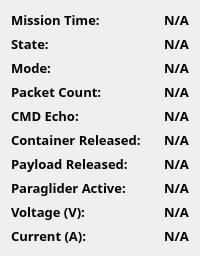
         <widget class="QWidget" name="telemetry_container_1" native="true">
          <property name="sizePolicy">
           <sizepolicy hsizetype="Expanding" vsizetype="Expanding">
            <horstretch>1</horstretch>
            <verstretch>1</verstretch>
           </sizepolicy>
          </property>
          <property name="styleSheet">
           <string notr="true"/>
          </property>
          <layout class="QGridLayout" name="gridLayout_10">
           <item row="0" column="0">
            <layout class="QVBoxLayout" name="simulation_panel_2" stretch="1">
             <property name="sizeConstraint">
              <enum>QLayout::SetMinimumSize</enum>
             </property>
             <item>
              <layout class="QHBoxLayout" name="horizontalLayout_12" stretch="1,0">
               <item>
                <layout class="QVBoxLayout" name="verticalLayout_19">
                 <item>
                  <widget class="QLabel" name="mission_time_2">
                   <property name="sizePolicy">
                    <sizepolicy hsizetype="Preferred" vsizetype="Preferred">
                     <horstretch>0</horstretch>
                     <verstretch>0</verstretch>
                    </sizepolicy>
                   </property>
                   <property name="font">
                    <font>
                     <family>Sans Serif Collection</family>
                     <pointsize>10</pointsize>
                     <weight>75</weight>
                     <bold>true</bold>
                    </font>
                   </property>
                   <property name="styleSheet">
                    <string notr="true"/>
                   </property>
                   <property name="text">
                    <string>Mission Time:</string>
                   </property>
                  </widget>
                 </item>
                 <item>
                  <widget class="QLabel" name="state">
                   <property name="font">
                    <font>
                     <family>Sans Serif Collection</family>
                     <pointsize>10</pointsize>
                     <weight>75</weight>
                     <bold>true</bold>
                    </font>
                   </property>
                   <property name="styleSheet">
                    <string notr="true">border: none;</string>
                   </property>
                   <property name="text">
                    <string>State:</string>
                   </property>
                  </widget>
                 </item>
                 <item>
                  <widget class="QLabel" name="mode">
                   <property name="font">
                    <font>
                     <family>Sans Serif Collection</family>
                     <pointsize>10</pointsize>
                     <weight>75</weight>
                     <bold>true</bold>
                    </font>
                   </property>
                   <property name="styleSheet">
                    <string notr="true">border: none;</string>
                   </property>
                   <property name="text">
                    <string>Mode:</string>
                   </property>
                  </widget>
                 </item>
                 <item>
                  <widget class="QLabel" name="packet_count_2">
                   <property name="font">
                    <font>
                     <family>Sans Serif Collection</family>
                     <pointsize>10</pointsize>
                     <weight>75</weight>
                     <bold>true</bold>
                    </font>
                   </property>
                   <property name="styleSheet">
                    <string notr="true">border: none;</string>
                   </property>
                   <property name="text">
                    <string>Packet Count:</string>
                   </property>
                  </widget>
                 </item>
                 <item>
                  <widget class="QLabel" name="cmd_echo_2">
                   <property name="font">
                    <font>
                     <family>Sans Serif Collection</family>
                     <pointsize>10</pointsize>
                     <weight>75</weight>
                     <bold>true</bold>
                    </font>
                   </property>
                   <property name="styleSheet">
                    <string notr="true">border: none;</string>
                   </property>
                   <property name="text">
                    <string>CMD Echo:</string>
                   </property>
                  </widget>
                 </item>
                 <item>
                  <widget class="QLabel" name="container_released">
                   <property name="font">
                    <font>
                     <family>Sans Serif Collection</family>
                     <pointsize>10</pointsize>
                     <weight>75</weight>
                     <bold>true</bold>
                    </font>
                   </property>
                   <property name="styleSheet">
                    <string notr="true">font-weight: bold;</string>
                   </property>
                   <property name="text">
                    <string>Container Released:</string>
                   </property>
                  </widget>
                 </item>
                 <item>
                  <widget class="QLabel" name="payload_released">
                   <property name="font">
                    <font>
                     <family>Sans Serif Collection</family>
                     <pointsize>10</pointsize>
                     <weight>75</weight>
                     <bold>true</bold>
                    </font>
                   </property>
                   <property name="styleSheet">
                    <string notr="true">font-weight: bold;</string>
                   </property>
                   <property name="text">
                    <string>Payload Released:</string>
                   </property>
                  </widget>
                 </item>
                 <item>
                  <widget class="QLabel" name="paraglider_active">
                   <property name="font">
                    <font>
                     <family>Sans Serif Collection</family>
                     <pointsize>10</pointsize>
                     <weight>75</weight>
                     <bold>true</bold>
                    </font>
                   </property>
                   <property name="styleSheet">
                    <string notr="true">font-weight: bold;</string>
                   </property>
                   <property name="text">
                    <string>Paraglider Active:</string>
                   </property>
                   <property name="textFormat">
                    <enum>Qt::AutoText</enum>
                   </property>
                   <property name="scaledContents">
                    <bool>false</bool>
                   </property>
                  </widget>
                 </item>
                 <item>
                  <widget class="QLabel" name="volt_label">
                   <property name="font">
                    <font>
                     <family>Sans Serif Collection</family>
                     <pointsize>10</pointsize>
                     <weight>75</weight>
                     <bold>true</bold>
                    </font>
                   </property>
                   <property name="styleSheet">
                    <string notr="true">border: none;</string>
                   </property>
                   <property name="text">
                    <string>Voltage (V):</string>
                   </property>
                  </widget>
                 </item>
                 <item>
                  <widget class="QLabel" name="current_label">
                   <property name="font">
                    <font>
                     <family>Sans Serif Collection</family>
                     <pointsize>10</pointsize>
                     <weight>75</weight>
                     <bold>true</bold>
                    </font>
                   </property>
                   <property name="text">
                    <string>Current (A):</string>
                   </property>
                  </widget>
                 </item>
                </layout>
               </item>
               <item>
                <layout class="QVBoxLayout" name="state_fields_2">
                 <item>
                  <widget class="QLabel" name="MISSION_TIME">
                   <property name="font">
                    <font>
                     <family>Sans Serif Collection</family>
                     <pointsize>10</pointsize>
                     <weight>75</weight>
                     <bold>true</bold>
                    </font>
                   </property>
                   <property name="text">
                    <string>N/A</string>
                   </property>
                  </widget>
                 </item>
                 <item>
                  <widget class="QLabel" name="STATE">
                   <property name="font">
                    <font>
                     <family>Sans Serif Collection</family>
                     <pointsize>10</pointsize>
                     <weight>75</weight>
                     <bold>true</bold>
                    </font>
                   </property>
                   <property name="text">
                    <string>N/A</string>
                   </property>
                  </widget>
                 </item>
                 <item>
                  <widget class="QLabel" name="MODE">
                   <property name="font">
                    <font>
                     <family>Sans Serif Collection</family>
                     <pointsize>10</pointsize>
                     <weight>75</weight>
                     <bold>true</bold>
                    </font>
                   </property>
                   <property name="text">
                    <string>N/A</string>
                   </property>
                  </widget>
                 </item>
                 <item>
                  <widget class="QLabel" name="PACKET_COUNT">
                   <property name="font">
                    <font>
                     <family>Sans Serif Collection</family>
                     <pointsize>10</pointsize>
                     <weight>75</weight>
                     <bold>true</bold>
                    </font>
                   </property>
                   <property name="text">
                    <string>N/A</string>
                   </property>
                  </widget>
                 </item>
                 <item>
                  <widget class="QLabel" name="CMD_ECHO">
                   <property name="font">
                    <font>
                     <family>Sans Serif Collection</family>
                     <pointsize>10</pointsize>
                     <weight>75</weight>
                     <bold>true</bold>
                    </font>
                   </property>
                   <property name="text">
                    <string>N/A</string>
                   </property>
                  </widget>
                 </item>
                 <item>
                  <widget class="QLabel" name="CONTAINER_RELEASED">
                   <property name="font">
                    <font>
                     <family>Sans Serif Collection</family>
                     <pointsize>10</pointsize>
                     <weight>75</weight>
                     <bold>true</bold>
                    </font>
                   </property>
                   <property name="styleSheet">
                    <string notr="true">font-weight: bold;</string>
                   </property>
                   <property name="text">
                    <string>N/A</string>
                   </property>
                  </widget>
                 </item>
                 <item>
                  <widget class="QLabel" name="PAYLOAD_RELEASED">
                   <property name="font">
                    <font>
                     <family>Sans Serif Collection</family>
                     <pointsize>10</pointsize>
                     <weight>75</weight>
                     <bold>true</bold>
                    </font>
                   </property>
                   <property name="styleSheet">
                    <string notr="true">font-weight: bold;</string>
                   </property>
                   <property name="text">
                    <string>N/A</string>
                   </property>
                  </widget>
                 </item>
                 <item>
                  <widget class="QLabel" name="PARAGLIDER_ACTIVE">
                   <property name="font">
                    <font>
                     <family>Sans Serif Collection</family>
                     <pointsize>10</pointsize>
                     <weight>75</weight>
                     <bold>true</bold>
                    </font>
                   </property>
                   <property name="styleSheet">
                    <string notr="true">font-weight: bold;</string>
                   </property>
                   <property name="text">
                    <string>N/A</string>
                   </property>
                  </widget>
                 </item>
                 <item>
                  <widget class="QLabel" name="CURRENT">
                   <property name="font">
                    <font>
                     <family>Sans Serif Collection</family>
                     <pointsize>10</pointsize>
                     <weight>75</weight>
                     <bold>true</bold>
                    </font>
                   </property>
                   <property name="text">
                    <string>N/A</string>
                   </property>
                  </widget>
                 </item>
                 <item>
                  <widget class="QLabel" name="VOLTAGE">
                   <property name="font">
                    <font>
                     <family>Sans Serif Collection</family>
                     <pointsize>10</pointsize>
                     <weight>75</weight>
                     <bold>true</bold>
                    </font>
                   </property>
                   <property name="text">
                    <string>N/A</string>
                   </property>
                  </widget>
                 </item>
                </layout>
               </item>
              </layout>
             </item>
            </layout>
           </item>
          </layout>
         </widget>
